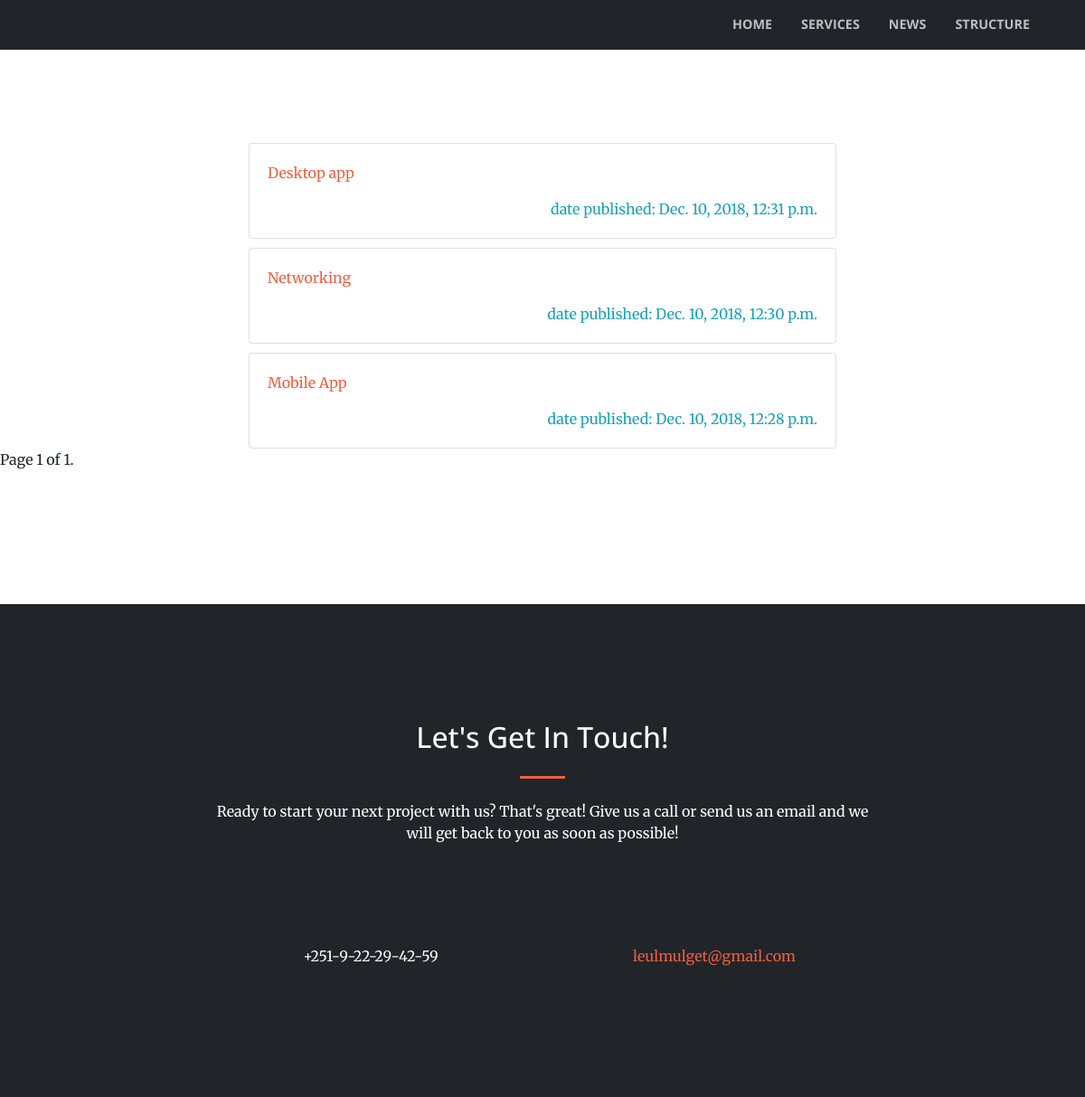
The app's page /SERVICES/ with its own data.
### SERVICES/models.py (models this page shows, shortened)
class Service(models.Model):
    Title       = models.CharField(max_length = 20)
    Sub_Title    = models.CharField(max_length = 30)
    Description = models.TextField(null = True , blank=True)
    pub_date    = models.DateTimeField('date published' , auto_now_add=True)
    modified    =  models.DateTimeField('modified', auto_now=True)

### SERVICES/views.py (the view)
# urls.py: path('' ,  login_required(views.index) , name = 'index'),
def index(request):
    services = Service.objects.order_by('-pub_date')[:10]
    paginator = Paginator(services , 6) # Show 25 contacts per page
    page = request.GET.get('page')
    try:
        service = paginator.get_page(page)
    except PageNotAnInteger:
        service = paginator.get_page(1)
    except EmptyPage:
        service = paginator.get_page(paginator.num_pages)
    context = {
        'Title' : 'Lists Of Services We Offer',
        'services' : service
    }
    return render(request , 'SERVICES/index.html' , context)

### SERVICES/templates/SERVICES/index.html (shortened to what this page needs)
{% include './header.html'%}
{%block body%}
    <section style="margin-bottom: 20px;margin-top: 20px;">
            {% for service in services%}
              <div class="col-md-8 offset-md-2" style="margin-top: 10px;">
                <a class="portfolio-box" href="{%url 'Service:detail' service.id%}" width="650" height="350">
                    <div class="card">
                      <div class="card-body">
                        <p class="">{{service.Title}}</p>
                        <p class = 'card-text text-right text-info'> date published: {{service.pub_date}}</p>
                      </div>
                    </div>
                    </a>
                  </div>
                  {% endfor %}
                  <div class="pagination">
                    <span class="step-links">
                        <span class="current">
                            Page {{services.number }} of {{ services.paginator.num_pages }}.
                        </span>
                    </span>
                  </div>
</section>
{%endblock%}
{% include '../footer.html'%}

### records on screen
Service: Title "Desktop app", pub_date "Dec. 10, 2018, 12:31 p.m."
Service: Title "Networking", pub_date "Dec. 10, 2018, 12:30 p.m."
Service: Title "Mobile App", pub_date "Dec. 10, 2018, 12:28 p.m."

### other values on screen
{{ services.number }} "1"
{{ services.paginator.num_pages }} "1"
